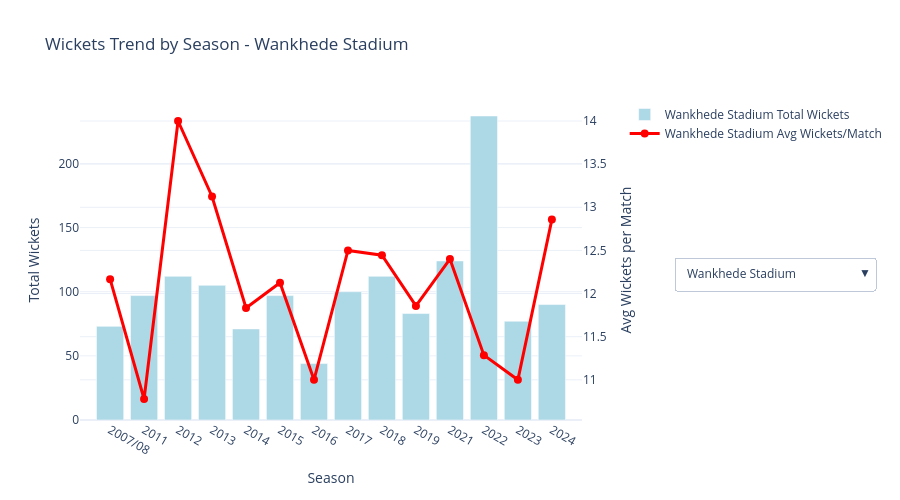

The notebook cell saved with this chart:
### Code cell
import plotly.graph_objects as go
from plotly.subplots import make_subplots

top_stadiums = data[data['wicket'] == 1]['venue'].value_counts().head(5).index.tolist()

fig = make_subplots(specs=[[{"secondary_y": True}]])
buttons = []
traces_per_stadium = 2

for i, stadium in enumerate(top_stadiums):
    stadium_data = data[(data['venue'] == stadium) & (data['wicket'] == 1)]
    
    season_stats = data[data['venue'] == stadium].groupby('season').agg(
        Total_Wickets=('wicket', 'sum'),
        Matches=('match_id', 'nunique')
    ).reset_index()
    
    season_stats['Avg_Wickets_Per_Match'] = season_stats.apply(
        lambda row: row['Total_Wickets'] / row['Matches'] if row['Matches'] > 0 else 0, axis=1
    )

    is_visible = (i == 0)

    fig.add_trace(
        go.Bar(
            x=season_stats['season'], y=season_stats['Total_Wickets'],
            name=f'{stadium} Total Wickets', marker_color='lightblue',
            visible=is_visible
        ),
        secondary_y=False,
    )

    fig.add_trace(
        go.Scatter(
            x=season_stats['season'], y=season_stats['Avg_Wickets_Per_Match'],
            name=f'{stadium} Avg Wickets/Match', mode='lines+markers',
            line=dict(color='red', width=3), marker=dict(size=8),
            visible=is_visible
        ),
        secondary_y=True,
    )

    visibility = [False] * (len(top_stadiums) * traces_per_stadium)
    visibility[i*traces_per_stadium : (i+1)*traces_per_stadium] = [True, True]
    
    buttons.append(dict(
        label=stadium,
        method="update",
        args=[{"visible": visibility},
              {"title": f"Wickets Trend by Season - {stadium}"}]
    ))

fig.update_layout(
    updatemenus=[dict(
        active=0, buttons=buttons, x=1.3, y=0.51, xanchor='center', 
        direction='down', showactive=True
    )],
    title_text=f"Wickets Trend by Season - {top_stadiums[0]}",
    hovermode='x unified',
    height=500,
    template='plotly_white'
)

fig.update_xaxes(title_text="Season")
fig.update_yaxes(title_text="Total Wickets", secondary_y=False)
fig.update_yaxes(title_text="Avg Wickets per Match", secondary_y=True)

fig.show()

### Figure 1 — Plotly figure (JSON) as saved in the notebook; plotly's stock layout.template omitted (floating-point values rounded to 4 significant figures)
{"data": [{"marker": {"color": "lightblue"}, "name": "Wankhede Stadium Total Wickets", "type": "bar", "visible": true, "x": ["2007/08", "2011", "2012", "2013", "2014", "2015", "2016", "2017", "2018", "2019", "2021", "2022", "2023", "2024"], "xaxis": "x", "y": [73, 97, 112, 105, 71, 97, 44, 100, 112, 83, 124, 237, 77, 90], "yaxis": "y"}, {"line": {"color": "red", "width": 3}, "marker": {"size": 8}, "mode": "lines+markers", "name": "Wankhede Stadium Avg Wickets/Match", "type": "scatter", "visible": true, "x": ["2007/08", "2011", "2012", "2013", "2014", "2015", "2016", "2017", "2018", "2019", "2021", "2022", "2023", "2024"], "xaxis": "x", "y": [12.17, 10.78, 14.0, 13.12, 11.83, 12.12, 11.0, 12.5, 12.44, 11.86, 12.4, 11.29, 11.0, 12.86], "yaxis": "y2"}, {"marker": {"color": "lightblue"}, "name": "Eden Gardens Total Wickets", "type": "bar", "visible": false, "x": ["2007/08", "2009/10", "2011", "2012", "2013", "2014", "2015", "2016", "2017", "2018", "2019", "2022", "2023", "2024"], "xaxis": "x", "y": [83, 70, 72, 76, 99, 44, 87, 69, 90, 119, 69, 19, 86, 88], "yaxis": "y"}, {"line": {"color": "red", "width": 3}, "marker": {"size": 8}, "mode": "lines+markers", "name": "Eden Gardens Avg Wickets/Match", "type": "scatter", "visible": false, "x": ["2007/08", "2009/10", "2011", "2012", "2013", "2014", "2015", "2016", "2017", "2018", "2019", "2022", "2023", "2024"], "xaxis": "x", "y": [11.86, 10.0, 10.29, 10.86, 12.38, 11.0, 12.43, 9.857, 12.86, 13.22, 9.857, 9.5, 12.29, 12.57], "yaxis": "y2"}, {"marker": {"color": "lightblue"}, "name": "M. A. Chidambaram Stadium Total Wickets", "type": "bar", "visible": false, "x": ["2007/08", "2009/10", "2011", "2012", "2013", "2015", "2021", "2023", "2024"], "xaxis": "x", "y": [81, 85, 104, 111, 90, 95, 131, 121, 105], "yaxis": "y"}, {"line": {"color": "red", "width": 3}, "marker": {"size": 8}, "mode": "lines+markers", "name": "M. A. Chidambaram Stadium Avg Wickets/Match", "type": "scatter", "visible": false, "x": ["2007/08", "2009/10", "2011", "2012", "2013", "2015", "2021", "2023", "2024"], "xaxis": "x", "y": [11.57, 12.14, 11.56, 11.1, 11.25, 13.57, 13.1, 13.44, 11.67], "yaxis": "y2"}, {"marker": {"color": "lightblue"}, "name": "M. Chinnaswamy Stadium Total Wickets", "type": "bar", "visible": false, "x": ["2007/08", "2009/10", "2011", "2012", "2013", "2014", "2015", "2016", "2017", "2018", "2019"], "xaxis": "x", "y": [89, 74, 60, 97, 86, 69, 74, 102, 109, 80, 82], "yaxis": "y"}, {"line": {"color": "red", "width": 3}, "marker": {"size": 8}, "mode": "lines+markers", "name": "M. Chinnaswamy Stadium Avg Wickets/Match", "type": "scatter", "visible": false, "x": ["2007/08", "2009/10", "2011", "2012", "2013", "2014", "2015", "2016", "2017", "2018", "2019"], "xaxis": "x", "y": [12.71, 10.57, 10.0, 12.12, 10.75, 11.5, 10.57, 11.33, 13.62, 11.43, 11.71], "yaxis": "y2"}, {"marker": {"color": "lightblue"}, "name": "Feroz Shah Kotla Total Wickets", "type": "bar", "visible": false, "x": ["2007/08", "2009/10", "2011", "2012", "2013", "2014", "2015", "2016", "2017"], "xaxis": "x", "y": [63, 97, 74, 92, 94, 44, 54, 90, 89], "yaxis": "y"}, {"line": {"color": "red", "width": 3}, "marker": {"size": 8}, "mode": "lines+markers", "name": "Feroz Shah Kotla Avg Wickets/Match", "type": "scatter", "visible": false, "x": ["2007/08", "2009/10", "2011", "2012", "2013", "2014", "2015", "2016", "2017"], "xaxis": "x", "y": [10.5, 13.86, 10.57, 11.5, 11.75, 8.8, 10.8, 12.86, 12.71], "yaxis": "y2"}], "layout": {"height": 500, "hovermode": "x unified", "title": {"text": "Wickets Trend by Season - Wankhede Stadium"}, "updatemenus": [{"active": 0, "buttons": [{"args": [{"visible": [true, true, false, false, false, false, false, false, false, false]}, {"title": "Wickets Trend by Season - Wankhede Stadium"}], "label": "Wankhede Stadium", "method": "update"}, {"args": [{"visible": [false, false, true, true, false, false, false, false, false, false]}, {"title": "Wickets Trend by Season - Eden Gardens"}], "label": "Eden Gardens", "method": "update"}, {"args": [{"visible": [false, false, false, false, true, true, false, false, false, false]}, {"title": "Wickets Trend by Season - M. A. Chidambaram Stadium"}], "label": "M. A. Chidambaram Stadium", "method": "update"}, {"args": [{"visible": [false, false, false, false, false, false, true, true, false, false]}, {"title": "Wickets Trend by Season - M. Chinnaswamy Stadium"}], "label": "M. Chinnaswamy Stadium", "method": "update"}, {"args": [{"visible": [false, false, false, false, false, false, false, false, true, true]}, {"title": "Wickets Trend by Season - Feroz Shah Kotla"}], "label": "Feroz Shah Kotla", "method": "update"}], "direction": "down", "showactive": true, "x": 1.3, "xanchor": "center", "y": 0.51}], "xaxis": {"anchor": "y", "domain": [0, 0.94], "title": {"text": "Season"}}, "yaxis": {"anchor": "x", "domain": [0, 1], "title": {"text": "Total Wickets"}}, "yaxis2": {"anchor": "x", "overlaying": "y", "side": "right", "title": {"text": "Avg Wickets per Match"}}}}
